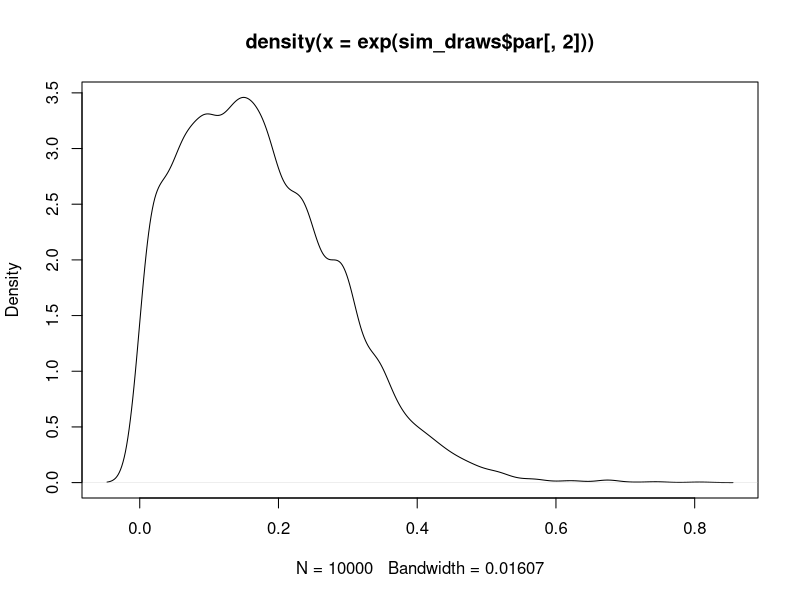

This chart was generated by the following R code:
## ---- chunk 1
knitr::opts_chunk$set(echo = TRUE,
                      message = FALSE,
                      warning = FALSE)
## ---- chunk 2
library(LearnBayes)
library(readr)
## ---- chunk 3
ogt <- read_csv("../data/writing_OGT.csv")
## ---- chunk 4
d <- cbind(ogt$Advanced, ogt$N)
## ---- chunk 5
fit <- laplace(betabinexch, c(-3, 4), d)
## ---- chunk 6
fit$mode
## ---- chunk 7
(eta <- exp(fit$mode[1]) / (1 + exp(fit$mode[1])))
(K <- exp(fit$mode[2]))
## ---- chunk 8
sim_draws <- rwmetrop(betabinexch, 
                      proposal = list(var = fit$var,
                                      scale = 2),
                      start = c(-3, 4),
                      m = 10000, d)
## ---- chunk 9
sim_draws$accept
## ---- chunk 10
quantile(sim_draws$par[, 1],
         c(0.025, 0.25, 0.50, 0.75, 0.95))
## ---- chunk 11
quantile(sim_draws$par[, 2],
         c(0.025, 0.25, 0.50, 0.75, 0.95))
## ---- chunk 12
summaries_pi <- function(j){
  invlogit <- function(y){
    exp(y) / (1 + exp(y))
  }
  eta <- invlogit(sim_draws$par[, 1])
  K <- exp(sim_draws$par[, 2])
  y <- d[, 1]
  n <- d[, 2]
  pj <- rbeta(10000, y[j] + K * eta, 
                     n[j] - y[j] + K * (1 - eta))
  c(mean(pj), sd(pj), quantile(pj, c(.05, .95)))
}
(post_moments <- t(sapply(1:9, summaries_pi)))
## ---- chunk 13
efronmorris <- read_csv("../data/efron_morris.csv")
## ---- chunk 14
logit <- function(y){log(y) - log(1 - y)}
invlogit <- function(y){exp(y) / (1 + exp(y))}
y <- logit(efronmorris$r / efronmorris$n)
d <- cbind(y,  0.11)
## ---- chunk 15
fit <- laplace(normnormexch, c(0, 0),
               d)
## ---- chunk 16
sim_draws <- rwmetrop(normnormexch, 
                      proposal = list(var = fit$var,
                                      scale = 2),
                      start = c(-1, -1.5),
                      m = 10000, d)
## ---- chunk 17
(mu <- mean(sim_draws$par[, 1]))
(tau <- mean(exp(sim_draws$par[, 2])))
## ---- chunk 18
(Ft <- (1 / tau ^ 2) / (1 / tau ^ 2 + 1 / 0.11))
## ---- chunk 19
theta_est <- y * (1 - Ft) + mu * Ft
p_est <- invlogit(theta_est)
cbind(efronmorris$r / efronmorris$n,
      y, theta_est, p_est)
## ---- chunk 20
plot(density(exp(sim_draws$par[, 2])))
